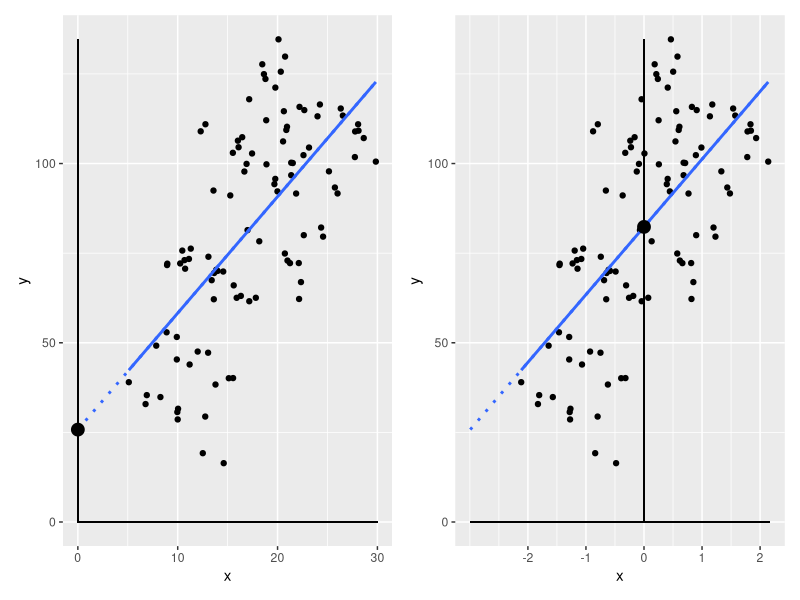
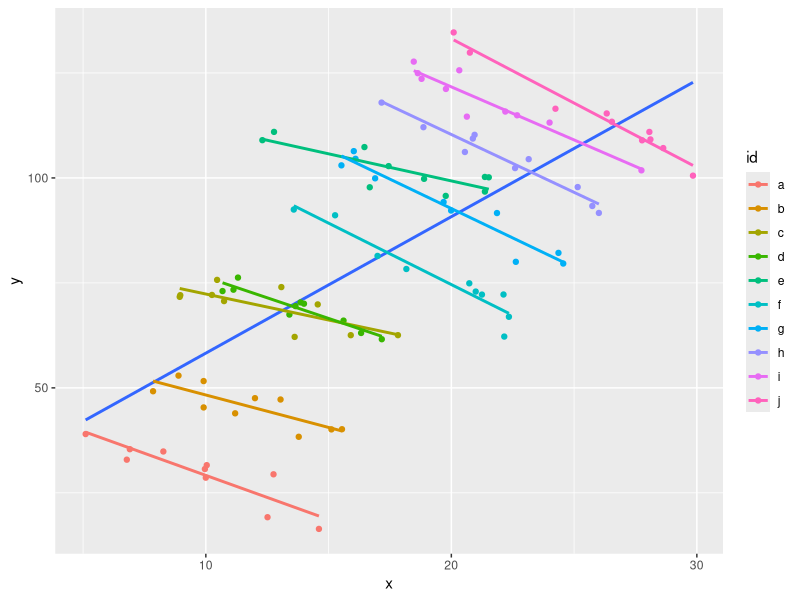

Write R code to recreate these figures, in order.
## ---- chunk 1
library(tidyverse)
library(patchwork)
set.seed(987)
tibble(
  id = letters[1:10],
  start = seq(5,20,length.out=10),
  end = seq(15,30,length.out=10),
  coef = rnorm(10,-2)
) %>% mutate(
  x = map2(start,end, ~runif(10,.x,.y)),
  y = map2(x, coef,~.x*.y)
) %>% unnest %>%
  mutate(y=y+10*start+rnorm(n(),0,3)) -> df

# ggplot(df,aes(x=x,y=y,col=id))+geom_point(
## ---- chunk 2
mod = lm(y~x,df)
p1 = ggplot(df, aes(x=x,y=y))+geom_point()+
  geom_smooth(method="lm",se=F)+
  geom_smooth(method="lm",se=F,fullrange=T,lty="dotted")+
  xlim(0,30)+ylim(0,max(df$y))+
  geom_segment(x=0,xend=0,y=0,yend=max(df$y))+
  geom_segment(x=0,xend=30,y=0,yend=0)+
  geom_point(data=tibble(x=0,y=coef(mod)[1]),size=4)

  
  
mod = lm(y~scale(x),df)
p2 = ggplot(df, aes(x=x,y=y))+geom_point()+
  geom_smooth(method="lm",se=F)+
  geom_smooth(method="lm",se=F,fullrange=T,lty="dotted")+
  ylim(0,max(df$y))+
  geom_segment(x=mean(df$x),xend=mean(df$x),y=0,yend=max(df$y))+
  geom_segment(x=0,xend=30,y=0,yend=0)+
  geom_point(data=tibble(x=mean(df$x),y=coef(mod)[1]),size=4)+
  scale_x_continuous(limits=c(0,30),
                     breaks=c(mean(df$x)-(2*sd(df$x)), mean(df$x)-sd(df$x), 
                              mean(df$x), 
                              mean(df$x)+sd(df$x), mean(df$x)+(2*sd(df$x))),
                     labels=c(-2,-1,0,1,2))

p1 + p2
## ---- chunk 3
ggplot(df,aes(x=x,y=y))+
  geom_smooth(method="lm",se=F)+
  geom_point(aes(col=id))+
  geom_smooth(method="lm",se=F, aes(col=id))
  
